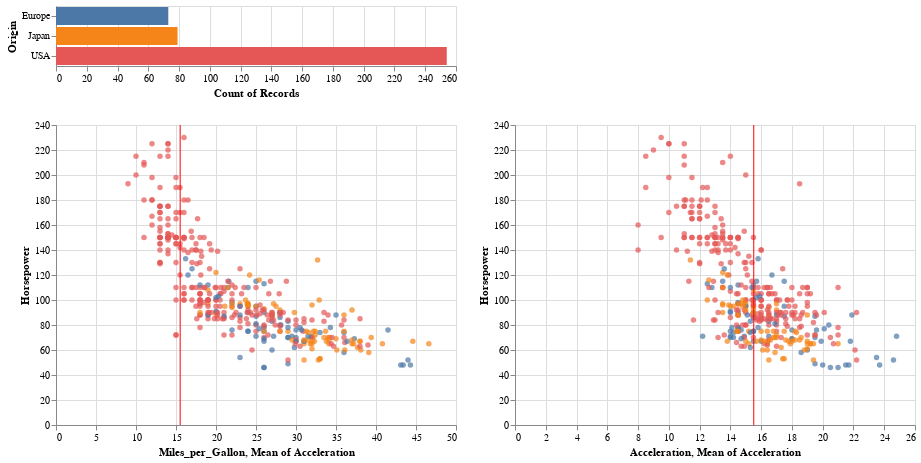

Here is the notebook cell this chart was saved with:
### Markdown cell above
# Here is three groups; two scatterplots, and one bar graph. All graphs are pulling from the same data source. However, there is different visual mechanics for viewing.

### Code cell
# I created a varaible called "interval" to store the mutli selection by clicking by color of the data.
interval = alt.selection_multi(encodings=['color'])

# created a historgram chart to display the total number of entry for each car origin. Plotted the column Origin on the Y-axis to show a sideways bar chart, then made the Y-axis the total entiries in the dataset.
hist=alt.Chart(cars).mark_bar().encode(
    x='count()',
    y='Origin',
    # created a variable color to store the condition that would make any unclicked bar gray. 
    color=alt.condition(interval,'Origin',alt.value('lightgray'),legend=None)

).properties(
    selection=interval
)
# variable called "circle" to store the charting code that plots columns Horsepower and Miles per gallon on the Y/X-axis. 
circle=alt.Chart(cars).mark_circle().encode(
    y='Horsepower:Q',
    x='Miles_per_Gallon:Q',
    # Here I am setting a color using the column origin to seperate the data, however I am not displaying the legend.
    color=alt.Color('Origin:N',legend=None),
    tooltip=['Name', 'Origin', 'Horsepower', 'Miles_per_Gallon']
).interactive().transform_filter(
    interval
)
rule=alt.Chart(cars).mark_rule(color='red').encode(
    x='mean(Acceleration):Q'
)
(hist & ((circle+rule) | (circle.encode(x='Acceleration')+rule)))

### Figure 1 — Vega-Lite specification as saved in the notebook (floating-point values rounded to 4 significant figures; data arrays with more than 128 entries replaced by an {"elided": "..."} marker saying what was removed)
{"config": {"view": {"continuousWidth": 400, "continuousHeight": 300}}, "vconcat": [{"mark": "bar", "encoding": {"color": {"condition": {"type": "nominal", "field": "Origin", "legend": null, "selection": "selector019"}, "value": "lightgray"}, "x": {"type": "quantitative", "aggregate": "count"}, "y": {"type": "nominal", "field": "Origin"}}, "selection": {"selector019": {"type": "multi", "encodings": ["color"]}}}, {"hconcat": [{"layer": [{"mark": "circle", "encoding": {"color": {"type": "nominal", "field": "Origin", "legend": null}, "tooltip": [{"type": "nominal", "field": "Name"}, {"type": "nominal", "field": "Origin"}, {"type": "quantitative", "field": "Horsepower"}, {"type": "quantitative", "field": "Miles_per_Gallon"}], "x": {"type": "quantitative", "field": "Miles_per_Gallon"}, "y": {"type": "quantitative", "field": "Horsepower"}}, "selection": {"selector020": {"type": "interval", "bind": "scales", "encodings": ["x", "y"]}}, "transform": [{"filter": {"selection": "selector019"}}]}, {"mark": {"type": "rule", "color": "red"}, "encoding": {"x": {"type": "quantitative", "aggregate": "mean", "field": "Acceleration"}}}]}, {"layer": [{"mark": "circle", "encoding": {"color": {"type": "nominal", "field": "Origin", "legend": null}, "tooltip": [{"type": "nominal", "field": "Name"}, {"type": "nominal", "field": "Origin"}, {"type": "quantitative", "field": "Horsepower"}, {"type": "quantitative", "field": "Miles_per_Gallon"}], "x": {"type": "quantitative", "field": "Acceleration"}, "y": {"type": "quantitative", "field": "Horsepower"}}, "selection": {"selector020": {"type": "interval", "bind": "scales", "encodings": ["x", "y"]}}, "transform": [{"filter": {"selection": "selector019"}}]}, {"mark": {"type": "rule", "color": "red"}, "encoding": {"x": {"type": "quantitative", "aggregate": "mean", "field": "Acceleration"}}}]}]}], "data": {"name": "data-f02450ab61490a1363517a0190416235"}, "$schema": "https://vega.github.io/schema/vega-lite/v4.8.1.json", "datasets": {"data-f02450ab61490a1363517a0190416235": {"elided": "406 records"}}}
